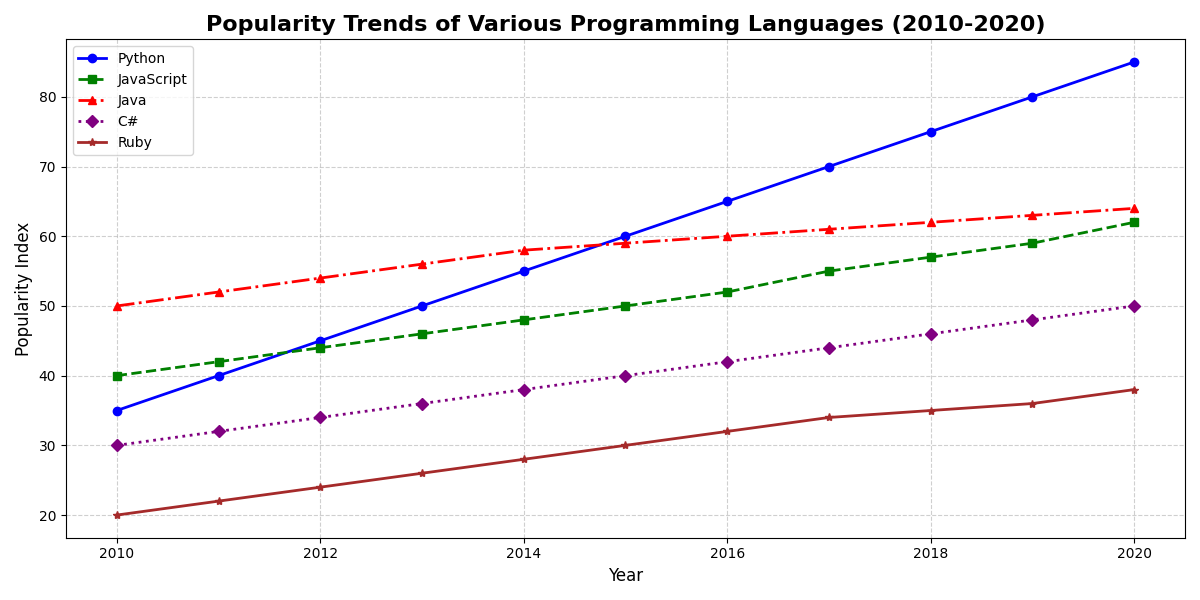

The script that drew this image:
import matplotlib.pyplot as plt
import numpy as np

years = np.arange(2010, 2021)

python_popularity = np.array([35, 40, 45, 50, 55, 60, 65, 70, 75, 80, 85])
javascript_popularity = np.array([40, 42, 44, 46, 48, 50, 52, 55, 57, 59, 62])
java_popularity = np.array([50, 52, 54, 56, 58, 59, 60, 61, 62, 63, 64])
csharp_popularity = np.array([30, 32, 34, 36, 38, 40, 42, 44, 46, 48, 50])
ruby_popularity = np.array([20, 22, 24, 26, 28, 30, 32, 34, 35, 36, 38])

fig, ax = plt.subplots(figsize=(12, 6))

ax.plot(years, python_popularity, label='Python', color='blue', marker='o', linestyle='-', linewidth=2)
ax.plot(years, javascript_popularity, label='JavaScript', color='green', marker='s', linestyle='--', linewidth=2)
ax.plot(years, java_popularity, label='Java', color='red', marker='^', linestyle='-.', linewidth=2)
ax.plot(years, csharp_popularity, label='C#', color='purple', marker='D', linestyle=':', linewidth=2)
ax.plot(years, ruby_popularity, label='Ruby', color='brown', marker='*', linestyle='-', linewidth=2)

ax.set_title('Popularity Trends of Various Programming Languages (2010-2020)', fontsize=16, fontweight='bold')
ax.set_xlabel('Year', fontsize=12)
ax.set_ylabel('Popularity Index', fontsize=12)

ax.legend(loc='upper left', fontsize=10)
ax.grid(True, linestyle='--', alpha=0.6)

plt.tight_layout()
plt.show()
